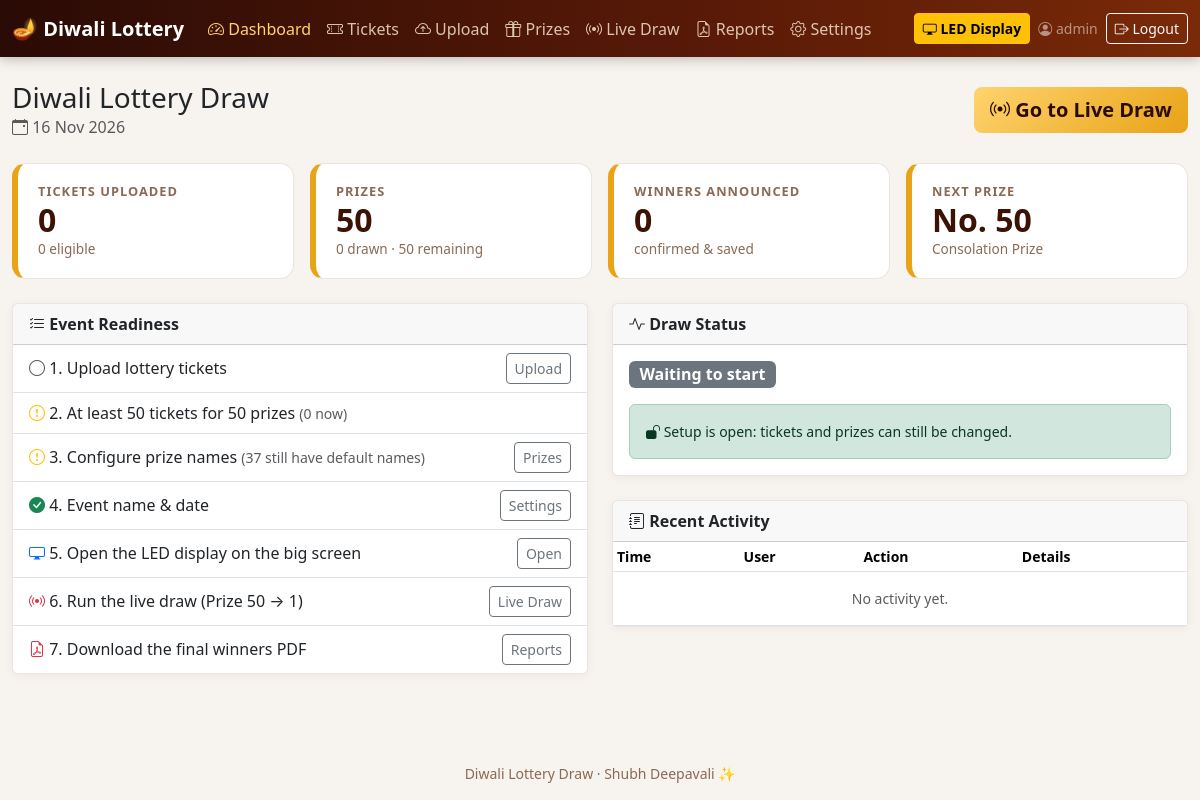
Page /admin/dashboard.php (signed in) on the committed database.
### tables this page shows
CREATE TABLE `prizes` (
    `id`                INT UNSIGNED     NOT NULL AUTO_INCREMENT,
    `prize_number`      TINYINT UNSIGNED NOT NULL,
    `prize_name`        VARCHAR(150)     NOT NULL,
    `prize_description` VARCHAR(500)     NULL,
    `status`            ENUM('PENDING','DRAWN') NOT NULL DEFAULT 'PENDING',
    `created_at`        DATETIME NOT NULL DEFAULT CURRENT_TIMESTAMP,
    `updated_at`        DATETIME NOT NULL DEFAULT CURRENT_TIMESTAMP ON UPDATE CURRENT_TIMESTAMP,
    PRIMARY KEY (`id`),
    UNIQUE KEY `uq_prizes_number` (`prize_number`),
    KEY `idx_prizes_status_number` (`status`, `prize_number`),
    CONSTRAINT `chk_prize_number_range` CHECK (`prize_number` BETWEEN 1 AND 50)
);

CREATE TABLE `draw_session` (
    `id`                TINYINT UNSIGNED NOT NULL,
    `state`             ENUM('IDLE','ROLLING','REVEALED','ENDED') NOT NULL DEFAULT 'IDLE',
    `prize_id`          INT UNSIGNED NULL,
    `lottery_ticket_id` INT UNSIGNED NULL,
    `started_at`        DATETIME NULL,
    `revealed_at`       DATETIME NULL,
    `last_draw_id`      INT UNSIGNED NULL,
    `version`           INT UNSIGNED NOT NULL DEFAULT 1,
    `updated_at`        DATETIME NOT NULL DEFAULT CURRENT_TIMESTAMP ON UPDATE CURRENT_TIMESTAMP,
    PRIMARY KEY (`id`),
    CONSTRAINT `fk_session_prize`  FOREIGN KEY (`prize_id`)          REFERENCES `prizes` (`id`)          ON DELETE SET NULL,
    CONSTRAINT `fk_session_ticket` FOREIGN KEY (`lottery_ticket_id`) REFERENCES `lottery_tickets` (`id`) ON DELETE SET NULL,
    CONSTRAINT `fk_session_draw`   FOREIGN KEY (`last_draw_id`)      REFERENCES `lottery_draws` (`id`)   ON DELETE SET NULL
);

### config/database.php (called while the page is built, shortened)
<?php
function db(): PDO
{
    static $pdo = null;
    if ($pdo instanceof PDO) {
        return $pdo;
    }
    $dsn = 'mysql:host=' . DB_HOST . ';port=' . DB_PORT . ';dbname=' . DB_NAME . ';charset=utf8mb4';
    $pdo = new PDO($dsn, DB_USER, DB_PASS, [
        PDO::ATTR_ERRMODE            => PDO::ERRMODE_EXCEPTION,
        PDO::ATTR_DEFAULT_FETCH_MODE => PDO::FETCH_ASSOC,
        PDO::ATTR_EMULATE_PREPARES   => false,
        PDO::ATTR_STRINGIFY_FETCHES  => false,
    ]);
    $pdo->exec("SET time_zone = '" . date('P') . "'");
    $pdo->exec('SET SESSION innodb_lock_wait_timeout = 10');
    return $pdo;
}

### includes/functions.php (called while the page is built, shortened)
<?php
function e($value): string
{
    return htmlspecialchars((string) $value, ENT_QUOTES | ENT_SUBSTITUTE, 'UTF-8');
}
function base_url(): string
{
    static $base = null;
    if ($base !== null) {
        return $base;
    }
    $base = '';
    $scriptName = isset($_SERVER['SCRIPT_NAME']) ? str_replace('\\', '/', $_SERVER['SCRIPT_NAME']) : '';
    $scriptFile = isset($_SERVER['SCRIPT_FILENAME']) ? realpath($_SERVER['SCRIPT_FILENAME']) : false;
    $root = realpath(APP_ROOT);
    if ($scriptName !== '' && $scriptFile && $root) {
        $scriptFile = str_replace('\\', '/', $scriptFile);
        $root = str_replace('\\', '/', $root);
        if (stripos($scriptFile, $root) === 0) {
            $relative = substr($scriptFile, strlen($root));
            if ($relative !== '' && substr($scriptName, -strlen($relative)) === $relative) {
                $base = substr($scriptName, 0, -strlen($relative));
            }
        }
    }
    return $base = rtrim($base, '/');
}
function url(string $path = ''): string
{
    return base_url() . '/' . ltrim($path, '/');
}
function settings_all(): array
{
    $rows = db()->query('SELECT setting_key, setting_value FROM settings')->fetchAll(PDO::FETCH_KEY_PAIR);
    return $rows + ['event_name' => APP_NAME, 'event_date' => date('Y-m-d'), 'event_venue' => ''];
}
function nice_date(?string $date): string
{
    $ts = strtotime($date);
    return $ts ? date('d M Y', $ts) : $date;
}

### includes/draw.php (called while the page is built, shortened)
<?php
function draw_session_row(bool $forUpdate = false): array
{
    $sql = 'SELECT * FROM draw_session WHERE id = 1' . ($forUpdate ? ' FOR UPDATE' : '');
    $row = db()->query($sql)->fetch();
    return $row;
}
function next_pending_prize(bool $forUpdate = false): ?array
{
    $sql = "SELECT * FROM prizes WHERE status = 'PENDING' ORDER BY prize_number DESC LIMIT 1"
         . ($forUpdate ? ' FOR UPDATE' : '');
    $row = db()->query($sql)->fetch();
    return $row ?: null;
}
function confirmed_draw_count(): int
{
    return (int) db()->query('SELECT COUNT(*) FROM lottery_draws')->fetchColumn();
}
function setup_lock_reason(): ?string
{
    if (confirmed_draw_count() > 0) {
        return 'The lottery has started (winners already confirmed). Tickets and prizes are locked. Use Settings › Reset Lottery to unlock.';
    }
    $state = draw_session_row()['state'];
    return null;
}
function draw_stats(): array
{
    $pdo = db();
    $t = $pdo->query("SELECT COUNT(*) AS total, COALESCE(SUM(status = 'AVAILABLE'), 0) AS available,
                             COALESCE(SUM(status = 'WON'), 0) AS won
                        FROM lottery_tickets")->fetch();
    $p = $pdo->query("SELECT COUNT(*) AS total, COALESCE(SUM(status = 'DRAWN'), 0) AS drawn
                        FROM prizes")->fetch();
    $winners = confirmed_draw_count();
    return [
        'tickets_total'     => (int) $t['total'],
        'tickets_available' => (int) $t['available'],
        'tickets_won'       => (int) $t['won'],
        'prizes_total'      => (int) $p['total'],
        'prizes_drawn'      => (int) $p['drawn'],
        'prizes_remaining'  => (int) $p['total'] - (int) $p['drawn'],
        'winners_total'     => $winners,
    ];
}

### admin/dashboard.php (the view, shortened to what this page needs)
<?php
$stats = draw_stats();
$session = draw_session_row();
$next = next_pending_prize();
$lock = setup_lock_reason();
$settings = settings_all();
$defaultNames = (int) db()->query("SELECT COUNT(*) FROM prizes WHERE prize_name REGEXP '^Prize No\\\\. [0-9]+$'")->fetchColumn();
$audit = db()->query('SELECT a.*, u.username FROM audit_logs a LEFT JOIN users u ON u.id = a.user_id
                      ORDER BY a.id DESC LIMIT 12')->fetchAll();
$stateLabels = [
    'IDLE'     => ['secondary', 'Waiting to start'],
    'ROLLING'  => ['warning', 'Draw rolling'],
    'REVEALED' => ['info', 'Winner revealed – awaiting confirmation'],
    'ENDED'    => ['dark', 'Lottery ended'],
];
$stateInfo = $stateLabels[$session['state']];
require APP_ROOT . '/includes/header.php';
?>
<div class="d-flex flex-wrap justify-content-between align-items-center mb-4 gap-2">
    <div>
        <h1 class="h3 mb-0"><?= e($settings['event_name']) ?></h1>
        <div class="text-muted"><i class="bi bi-calendar-event"></i> <?= e(nice_date($settings['event_date'])) ?>
        </div>
    </div>
    <div class="d-flex gap-2">
        <a href="<?= e(url('admin/live-draw.php')) ?>" class="btn btn-festive btn-lg"><i class="bi bi-broadcast"></i> Go to Live Draw</a>
    </div>
</div>
<div class="row g-3 mb-4">
    <div class="col-6 col-lg-3"><div class="stat-card"><div class="stat-label">Tickets Uploaded</div><div class="stat-value"><?= number_format($stats['tickets_total']) ?></div><div class="stat-sub"><?= number_format($stats['tickets_available']) ?> eligible</div></div></div>
    <div class="col-6 col-lg-3"><div class="stat-card"><div class="stat-label">Prizes</div><div class="stat-value"><?= $stats['prizes_total'] ?></div><div class="stat-sub"><?= $stats['prizes_drawn'] ?> drawn · <?= $stats['prizes_remaining'] ?> remaining</div></div></div>
    <div class="col-6 col-lg-3"><div class="stat-card"><div class="stat-label">Winners Announced</div><div class="stat-value"><?= $stats['winners_total'] ?></div><div class="stat-sub">confirmed &amp; saved</div></div></div>
    <div class="col-6 col-lg-3"><div class="stat-card"><div class="stat-label">Next Prize</div><div class="stat-value"><?= $next ? 'No. ' . (int) $next['prize_number'] : '—' ?></div><div class="stat-sub text-truncate"><?= $next ? e($next['prize_name']) : 'All drawn' ?></div></div></div>
</div>
<div class="row g-4">
    <div class="col-lg-6">
        <div class="card h-100">
            <div class="card-header fw-semibold"><i class="bi bi-list-check"></i> Event Readiness</div>
            <ul class="list-group list-group-flush">
                <li class="list-group-item d-flex justify-content-between align-items-center">
                    <span><i class="bi <?= $stats['tickets_total'] > 0 ? 'bi-check-circle-fill text-success' : 'bi-circle text-muted' ?>"></i> 1. Upload lottery tickets</span>
                    <a class="btn btn-sm btn-outline-secondary" href="<?= e(url('admin/upload-tickets.php')) ?>">Upload</a>
                </li>
                <li class="list-group-item d-flex justify-content-between align-items-center">
                    <span><i class="bi <?= $stats['tickets_total'] >= TOTAL_PRIZES ? 'bi-check-circle-fill text-success' : 'bi-exclamation-circle text-warning' ?>"></i> 2. At least <?= TOTAL_PRIZES ?> tickets for <?= TOTAL_PRIZES ?> prizes
                        <span class="text-muted small">(<?= number_format($stats['tickets_total']) ?> now)</span></span>
                </li>
                <li class="list-group-item d-flex justify-content-between align-items-center">
                    <span><i class="bi <?= $defaultNames === 0 ? 'bi-check-circle-fill text-success' : 'bi-exclamation-circle text-warning' ?>"></i> 3. Configure prize names
                        <?php if ($defaultNames): ?><span class="text-muted small">(<?= $defaultNames ?> still have default names)</span><?php endif; ?></span>
                    <a class="btn btn-sm btn-outline-secondary" href="<?= e(url('admin/prizes.php')) ?>">Prizes</a>
                </li>
                <li class="list-group-item d-flex justify-content-between align-items-center">
                    <span><i class="bi bi-check-circle-fill text-success"></i> 4. Event name &amp; date</span>
                    <a class="btn btn-sm btn-outline-secondary" href="<?= e(url('admin/settings.php')) ?>">Settings</a>
                </li>
                <li class="list-group-item d-flex justify-content-between align-items-center">
                    <span><i class="bi bi-display text-primary"></i> 5. Open the LED display on the big screen</span>
                    <a class="btn btn-sm btn-outline-secondary" target="_blank" rel="noopener" href="<?= e(url('live-display.php')) ?>">Open</a>
                </li>
                <li class="list-group-item d-flex justify-content-between align-items-center">
                    <span><i class="bi bi-broadcast text-danger"></i> 6. Run the live draw (Prize <?= TOTAL_PRIZES ?> → 1)</span>
                    <a class="btn btn-sm btn-outline-secondary" href="<?= e(url('admin/live-draw.php')) ?>">Live Draw</a>
                </li>
                <li class="list-group-item d-flex justify-content-between align-items-center">
                    <span><i class="bi bi-file-earmark-pdf text-danger"></i> 7. Download the final winners PDF</span>
                    <a class="btn btn-sm btn-outline-secondary" href="<?= e(url('admin/reports.php')) ?>">Reports</a>
                </li>
            </ul>
        </div>
    </div>
    <div class="col-lg-6">
        <div class="card mb-4">
            <div class="card-header fw-semibold"><i class="bi bi-activity"></i> Draw Status</div>
            <div class="card-body">
                <span class="badge text-bg-<?= e($stateInfo[0]) ?> fs-6"><?= e($stateInfo[1]) ?></span>
                <?php if ($lock): ?>
                    <div class="alert alert-warning mt-3 mb-0 small"><i class="bi bi-lock-fill"></i> <?= e($lock) ?></div>
                <?php else: ?>
                    <div class="alert alert-success mt-3 mb-0 small"><i class="bi bi-unlock-fill"></i> Setup is open: tickets and prizes can still be changed.</div>
                <?php endif; ?>
            </div>
        </div>
        <div class="card">
            <div class="card-header fw-semibold"><i class="bi bi-journal-text"></i> Recent Activity</div>
            <div class="table-responsive">
                <table class="table table-sm mb-0 small align-middle">
                    <thead><tr><th>Time</th><th>User</th><th>Action</th><th>Details</th></tr></thead>
                    <tbody>
                    <?php if (!$audit): ?>
                        <tr><td colspan="4" class="text-muted text-center py-3">No activity yet.</td></tr>
                    <?php endif; ?>
                    </tbody>
                </table>
            </div>
        </div>
    </div>
</div>
<?php require APP_ROOT . '/includes/footer.php'; ?>

### assets/css/style.css (style rules this page uses)
:root { --festive-1: #b8410b; --festive-2: #e8a317; --festive-dark: #2a0b05; --festive-ink: #3b1203; }
body.admin-body { background: #f7f3ee; min-height: 100vh; display: flex; flex-direction: column; }
.btn-festive { color: #2a0b05; font-weight: 700; border: 0; background: linear-gradient(135deg, #ffd36e, #e8a317); }
.card { border: 1px solid rgba(90, 40, 10, 0.12); box-shadow: 0 2px 10px rgba(80, 40, 10, 0.05); }
.stat-card { background: #fff; border-radius: 14px; padding: 18px 20px; border: 1px solid rgba(90, 40, 10, 0.12); border-left: 6px solid var(--festive-2); height: 100%; }
.stat-label { font-size: 0.8rem; text-transform: uppercase; letter-spacing: 0.08em; color: #8a6a55; font-weight: 600; }
.stat-value { font-size: 2rem; font-weight: 800; color: var(--festive-ink); line-height: 1.2; }
.stat-sub { font-size: 0.85rem; color: #8a6a55; }

### rows in the picture
prizes: prize_number "50", prize_name "Consolation Prize"
draw_session: state "Waiting to start"

### other values in the picture
$item[2] "Dashboard"
$item[2] "Tickets"
$item[2] "Upload"
$item[2] "Prizes"
$item[2] "Live Draw"
$item[2] "Reports"
$item[2] "Settings"
current_username() "admin"
$settings['event_name'] "Diwali Lottery Draw"
nice_date($settings['event_date']) "16 Nov 2026"
$stats['tickets_total'] "0"
$stats['tickets_available'] "0"
$stats['prizes_total'] "50"
$stats['prizes_drawn'] "0"
$stats['prizes_remaining'] "50"
